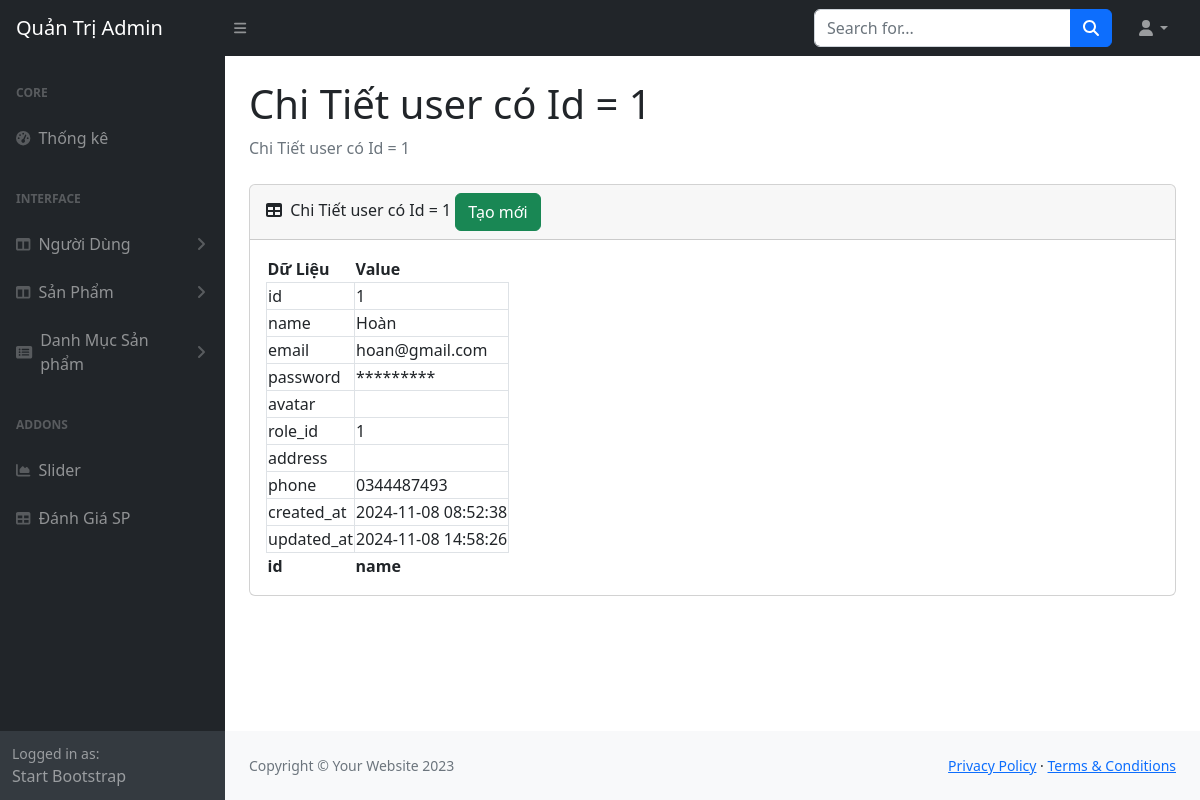
Page /?role=admin&act=users-show&id=1 (signed in) on the committed database.
### tables this page shows
CREATE TABLE `users` (
  `id` int(11) NOT NULL,
  `name` varchar(100) NOT NULL,
  `email` varchar(100) NOT NULL,
  `password` varchar(255) NOT NULL,
  `avatar` varchar(255) DEFAULT NULL,
  `role_id` int(11) NOT NULL,
  `address` varchar(255) DEFAULT NULL,
  `phone` varchar(11) DEFAULT NULL,
  `created_at` timestamp NOT NULL DEFAULT current_timestamp(),
  `updated_at` timestamp NOT NULL DEFAULT current_timestamp()
);

### controllers/admin/UserController.php (called while the page is built, shortened)
<?php
class UserController
{
    private $user;
    public function __construct()
    {
        $this->user = new User();
    }
    public function show()
    {
        try {
            $id = $_GET['id'];
            $user = $this->user->find('*', 'id = :id', ['id' => $id]);
            $title = 'Chi Tiết user có Id = ' . $id;
            require_once PATH_VIEW_ADMIN_MAIN;
        } catch (\Throwable $th) {
            $_SESSION['success'] = false;
            $_SESSION['msg'] = $th->getMessage();
        }
    }
}

### routes/admin.php (called while the page is built, shortened)
<?php
$act = $_GET['act'] ?? '/';
match ($act) {
    '/' => (new DashboardController)->index(),
    'show-form-login'       => (new AuthenController)->showFormLogin(),
    'login'                 => (new AuthenController)->login(),
    'logout'                => (new AuthenController)->logout(),
    'users-index' => (new UserController)->index(),
    'users-create' => (new UserController)->create(),
    'users-store' => (new UserController)->store(),
    'users-edit' => (new UserController)->edit(),
    'users-update' => (new UserController)->update(),
    'users-show' => (new UserController)->show(),
    'users-delete' => (new UserController)->delete(),
    'sliders-index' => (new SliderController)->index(),
    'sliders-edit' => (new SliderController)->edit(),
    'sliders-update' => (new SliderController)->update(),
    'products-index' => (new ProductController)->index(),
    'products-create' => (new ProductController)->goToCreate(),
    'product-startCreate' => (new ProductController)->startCreate(),
    'products-show' => (new ProductController)->showProduct(),
    'products-edit' => (new ProductController)->goToEdit(),
    'products-update' => (new ProductController)->startUpdate(),
    'products-delete' => (new ProductController)->delete(),
    'categories-index' => (new CategoriesController)->index(),
    'categories-create' => (new CategoriesController)->create(),
    'categories-store' => (new CategoriesController)->store(),
    'categories-edit' => (new CategoriesController)->edit(),
    'categories-update' => (new CategoriesController)->update(),
    'categories-show' => (new CategoriesController)->show(),
    'review-index' => (new ReviewController)->index(),
    'review-show' => (new ReviewController)->show(),
};

### models/BaseModel.php (called while the page is built, shortened)
<?php
class BaseModel
{
    protected $table;
    protected $pdo;
    public function __construct()
    {
        $dsn = sprintf('mysql:host=%s;port=%s;dbname=%s;charset=utf8', DB_HOST, DB_PORT, DB_NAME);
        try {
            $this->pdo = new PDO($dsn, DB_USERNAME, DB_PASSWORD, DB_OPTIONS);
        } catch (PDOException $e) {
            die("Kết nối cơ sở dữ liệu không thành công: {$e->getMessage()}");
        }
    }
    public function __destruct()
    {
        $this->pdo = null;
    }
    public function find($columns = '*', $conditions = null, $params = [])
    {
        $sql = "SELECT $columns FROM {$this->table}";
        if ($conditions) {
            $sql .= " WHERE $conditions";
        }
        $stmt = $this->pdo->prepare($sql);
        $stmt->execute($params);
        return $stmt->fetch();
    }
}

### views/admin/users/show.php (the view, shortened to what this page needs)
<main>
    <div class="container-fluid px-4">
        <h1 class="mt-4"><?= $title ?></h1>
        <ol class="breadcrumb mb-4">
            <li class="breadcrumb-item active"><?= $title ?></li>
        </ol>
        <div class="card mb-4">
            <div class="card-header">
                <i class="fas fa-table me-1"></i>
                <?= $title ?>
                <a class="btn btn-success" href="<?= BASE_URL_ADMIN ?>&act=users-create">Tạo mới</a>
            </div>
            <div class="card-body">
                <table id="datatablesSimple">
                    <thead>
                        <tr>
                            <th>Dữ Liệu</th>
                            <th>Value</th>
                        </tr>
                    </thead>
                    <tfoot>
                        <tr>
                            <th>id</th>
                            <th>name</th>
                        </tr>
                    </tfoot>
                    <tbody>
                    <?php foreach ($user as $key => $value): ?>
                            <tr>
                                <td class="border"><?= $key ?></td>
                                <td class="border">
                                    <?php
                                    switch ($key) {
                                        case 'avatar':
                                            if ((!empty($value))) {
                                                $link = BASE_ASSETS_UPLOADS . $value;
                                                echo "<img src='$link' width='100px'>";
                                            }
                                            break;
                                        case 'password':
                                            $value = '*********';
                                        default:
                                            echo $value;
                                            break;
                                    }
                                    ?>
                                </td>
                            </tr>
                        <?php endforeach; ?>
                    </tbody>
                </table>
            </div>
        </div>
    </div>
</main>

### rows in the picture
users: id "1", name "Hoàn", email "hoan@gmail.com", role "1", phone "0344487493", created_at "2024-11-08 08:52:38", updated_at "2024-11-08 14:58:26"

### other values in the picture
$title "Chi Tiết user có Id = 1"
$key "id"
$key "name"
$key "email"
$key "password"
$value "*********"
$key "avatar"
$key "role_id"
$key "address"
$key "phone"
$key "created_at"
$key "updated_at"
